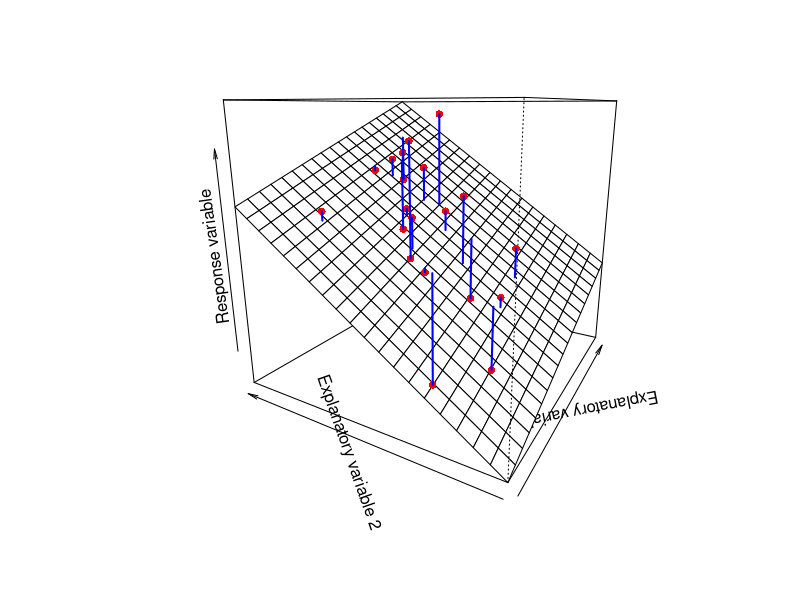
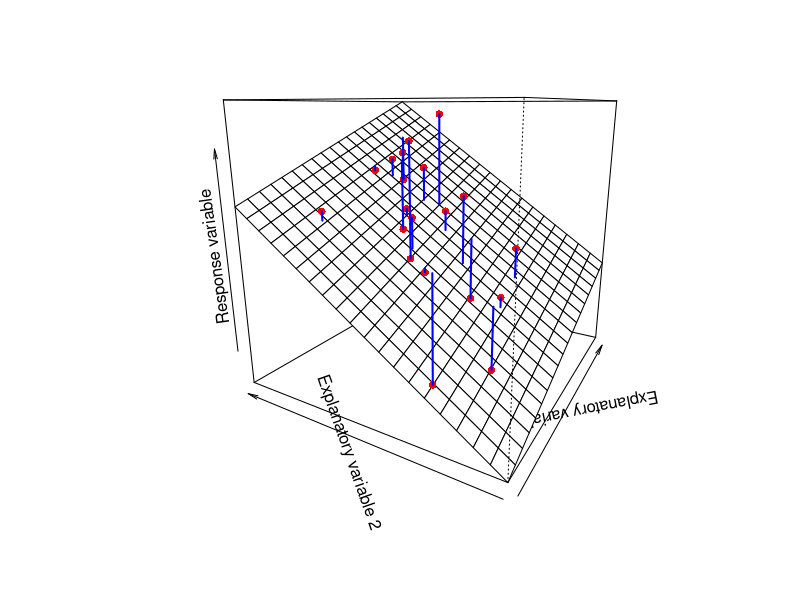
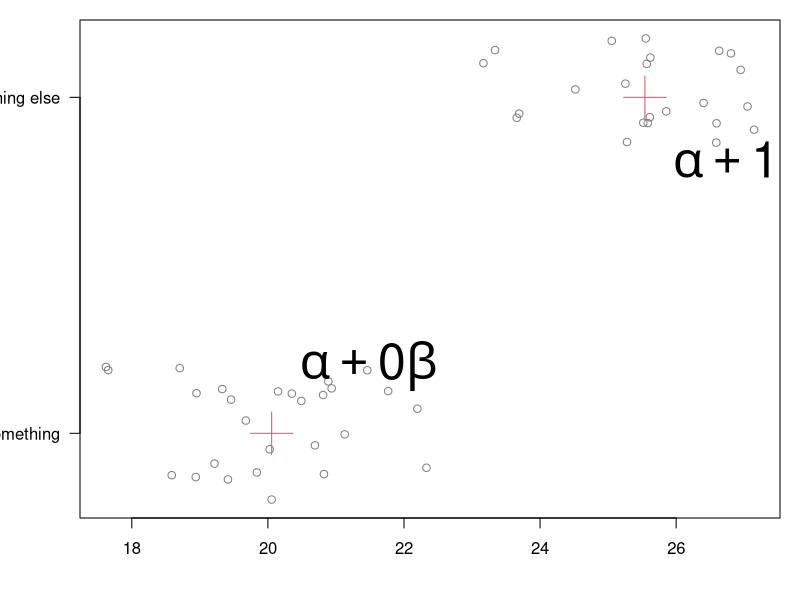
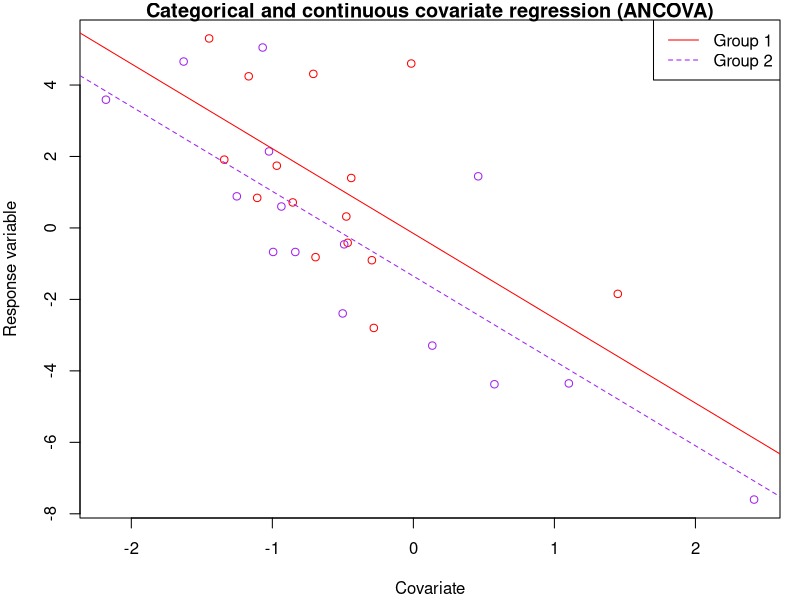

Write R code to recreate these figures, in order. (Note: this script raises an error after producing the figures.)
## ---- chunk 1
library(knitr)

default_source_hook <- knit_hooks$get('source')
default_output_hook <- knit_hooks$get('output')

knit_hooks$set(
  source = function(x, options) {
    paste0(
      "\n::: {.codebox data-latex=\"\"}\n\n",
      default_source_hook(x, options),
      "\n\n:::\n\n")
  }
)

knit_hooks$set(
  output = function(x, options) {
    paste0(
      "\n::: {.codebox data-latex=\"\"}\n\n",
      default_output_hook(x, options),
      "\n\n:::\n\n")
  }
)

knitr::opts_chunk$set(echo = TRUE)
## ---- chunk 2
set.seed(12345)
X = data.frame(intercept = 1, x1 = rnorm(20), x2 = rnorm(20))
beta = rnorm(3, mean = 4)
y = as.matrix(X)%*%beta+rnorm(20)
model <- lm(y~x1+x2,data = X)
PlotData <- expand.grid(x1 = seq(-3,3,length.out = 20), x2 = seq(-3,3,length.out = 20))
ynew <- matrix(predict(model, newdata = PlotData), ncol = 20)

PlotData <- expand.grid(
  x1 = seq(-3,3,length.out=20),
  x2 = seq(-3,3,length.out=20)
)
ext <- fitted(model) + 5*resid(model)
fit <- fitted(model)
persp(x=seq(-3,3,length.out=20), y=seq(-3,3,length.out=20), z=ynew,
      xlab="Explanatory variable 1", ylab="Explanatory variable 2", theta=300, 
      zlab="Response variable") -> res
points(trans3d(x=X$x1, y=X$x2, z=ext, pmat = res), col = "red", pch = 16)

thing <- apply(cbind(X,ext,fit), 1, function(v) 
lines(trans3d(x=rep(v["x1"],2), y=rep(v["x2"],2), z=v[c("ext", "fit")], pmat = res), col = "blue", lwd=2))
## ---- chunk 3
set.seed(12345)
X = data.frame(intercept = 1, x1 = rnorm(20), x2 = rnorm(20))
beta = rnorm(3, mean = 4)
y = as.matrix(X)%*%beta+rnorm(20)
model <- lm(y~x1+x2,data = X)
PlotData <- expand.grid(x1 = seq(-3,3,length.out = 20), x2 = seq(-3,3,length.out = 20))
ynew <- matrix(predict(model, newdata = PlotData), ncol = 20)

PlotData <- expand.grid(
  x1 = seq(-3,3,length.out=20),
  x2 = seq(-3,3,length.out=20)
)
ext <- fitted(model) + 5*resid(model)
fit <- fitted(model)
persp(x=seq(-3,3,length.out=20), y=seq(-3,3,length.out=20), z=ynew,
      xlab="Explanatory variable 1", ylab="Explanatory variable 2", theta=300, 
      zlab="Response variable") -> res
points(trans3d(x=X$x1, y=X$x2, z=ext, pmat = res), col = "red", pch = 16)

thing <- apply(cbind(X,ext,fit), 1, function(v) 
lines(trans3d(x=rep(v["x1"],2), y=rep(v["x2"],2), z=v[c("ext", "fit")], pmat = res), col = "blue", lwd=2))
## ---- chunk 4
set.seed(12345)
x <- rbinom(50, 0.5, size = 1)
y = 20 + 5*x + rnorm(50)
Means <- aggregate(y,list(x),mean)
par(mfrow=c(1,1), mar=c(4.1,4,1,1), oma=c(0,0,0,0))
plot(y, jitter(1*x), yaxt="n", ann=FALSE, 
     col="grey50") 
points(Means[,2], c(0,1), col=2, pch=3, cex=4)
text(Means[1,2], 0.2, expression(alpha + 0*beta), cex=3, adj=-0.2)
text(Means[2,2], 0.8, expression(alpha + 1*beta), cex=3, adj=-0.2)

axis(2, c("Something", "Something else"), at=c(0,1), las=1)
## ---- chunk 5
set.seed(1234)
x <- data.frame(x1 = as.factor(sample(rep(1:2,15, replace=TRUE))), x2 = rnorm(30))
beta = rnorm(3)
y <- rnorm(30, model.matrix(~.,data.frame(x))%*%beta, 2)
model <- lm(y~x1+x2, data = x)

plot(x$x2, y, ylab="Response variable", xlab = "Covariate", type = "n", main = "Categorical and continuous covariate regression (ANCOVA)")
points(x$x2[x$x1==1], y[x$x1==1], col ="red")
points(x$x2[x$x1==2], y[x$x1==2], col ="purple")
abline(a = coef(model)[1], b = coef(model)[3], col = "red")
abline(a = coef(model)[1]+coef(model)[2], b = coef(model)[3], col = "purple", lty = "dashed")
legend("topright", lty = c("solid","dashed"),col=c("red","purple"), legend=c("Group 1", "Group 2"))
## ---- chunk 6
data(normtemp, package = "UsingR")
library(tidyr)
knitr::kable(head(normtemp, 7), format="latex", booktabs = T)%>%kableExtra::kable_styling(position="center")

normtemp$celsius <- (normtemp$temperature- 32) * 5/9;normtemp$gender<-factor(normtemp$gender, labels=c("Male","Female"))
## ---- chunk 7
model1 <- lm(celsius ~ gender, data = normtemp)
coef(model1)
model2 <- lm(celsius ~ hr, data = normtemp)
coef(model2)
## ---- chunk 8
model3 <- lm(celsius ~ hr + gender, data = normtemp)
## ---- chunk 9
printCoefmat(rbind(gender=c(coef(model1)[1], hr=NA, coef(model1)[2]),
                   hr = c(coef(model2), NA),
                   both = coef(model3)), digits=3)
## ---- chunk 10
set.seed(1234)
x <- data.frame(x1 = as.factor(sample(rep(1:2,15, replace=TRUE))), x2 = rnorm(30))
beta = rnorm(4)
y <- rnorm(30, model.matrix(~x1+x2+x1:x2,data.frame(x))%*%beta, 2)
model <- lm(y~x1+x2+x1:x2, data = x)

plot(x$x2, y, ylab="Response variable", xlab = "Covariate", type = "n", main = "Categorical and continuous covariate regression interaction")
points(x$x2[x$x1==1], y[x$x1==1], col ="red")
points(x$x2[x$x1==2], y[x$x1==2], col ="purple")
abline(a = coef(model)[1], b = coef(model)[3], col = "red")
abline(a = coef(model)[1]+coef(model)[2], b = coef(model)[3]+coef(model)[4], col = "purple", lty = "dashed")
legend("topright", lty = c("solid","dashed"),col=c("red","purple"), legend=c("Group 1", "Group 2"))
## ---- chunk 11
set.seed(12345)
X = data.frame(intercept = 1, x1 = rnorm(20), x2 = rnorm(20))
beta = rnorm(3, mean = 4)
beta2 = c(-2,-2)
y = as.matrix(X)%*%beta+as.matrix(X[,c("x1","x2")]^2)%*%beta2+rnorm(20)
model <- lm(y~x1+I(x1^2)+x2+I(x2^2),data = X)
PlotData <- expand.grid(x1 = seq(-3,3,length.out = 20), x2 = seq(-3,3,length.out=20))
ynew <- matrix(predict(model, newdata = PlotData), ncol = 20)

ext <- fitted(model) + 5*resid(model)
fit <- fitted(model)
persp(x=seq(-3,3,length.out=20), y=seq(-3,3,length.out=20), z=ynew,
      xlab="Explanatory variable 1", ylab="Explanatory variable 2", theta=300, 
      zlab="Response variable") -> res
points(trans3d(x=X$x1, y=X$x2, z=ext, pmat = res), col = "red", pch = 16)
## ---- chunk 12
set.seed(12345)
X = data.frame(intercept = 1, x1 = rnorm(20), x2 = rnorm(20))
beta = rnorm(3, mean = 4)
beta2 = c(-2,-2)
y = as.matrix(X)%*%beta+as.matrix(X[,c("x1","x2")]^2)%*%beta2+rnorm(20)
model <- lm(y~x1+I(x1^2)+x2+I(x2^2),data = X)
PlotData <- expand.grid(x1 = seq(-3,3,length.out = 20), x2 = seq(-3,3,length.out=20))
ynew <- matrix(predict(model, newdata = PlotData), ncol = 20)

ext <- fitted(model) + 5*resid(model)
fit <- fitted(model)
persp(x=seq(-3,3,length.out=20), y=seq(-3,3,length.out=20), z=ynew,
      xlab="Explanatory variable 1", ylab="Explanatory variable 2", theta=300, 
      zlab="Response variable", cex.lab = 2) -> res
points(trans3d(x=X$x1, y=X$x2, z=ext, pmat = res), col = "red", pch = 16)
## ---- chunk 13
set.seed(12345)
X = data.frame(intercept = 1, x1 = rnorm(20), x2 = rnorm(20))
beta = rnorm(3, mean = 4)
beta2 = c(-2,-2)
y = as.matrix(X)%*%beta+as.matrix(X[,c("x1","x2")]^2)%*%beta2+rnorm(20)
model <- lm(y~x1+I(x1^2)+x2+I(x2^2),data = X)
PlotData <- expand.grid(x1 = seq(-3,3,length.out = 20), x2 = seq(-3,3,length.out=20))
ynew <- matrix(predict(model, newdata = PlotData), ncol = 20)

ext <- fitted(model) + 5*resid(model)
fit <- fitted(model)
persp(x=seq(-3,3,length.out=20), y=seq(-3,3,length.out=20), z=ynew,
      xlab="Explanatory variable 1", ylab="Explanatory variable 2", theta=0, 
      zlab="Response variable", phi = 0, cex.lab = 2) -> res
points(trans3d(x=X$x1, y=X$x2, z=ext, pmat = res), col = "red", pch = 16)
## ---- chunk 14
set.seed(12345)
X = data.frame(intercept = 1, x1 = rnorm(20), x2 = rnorm(20))
beta = rnorm(3, mean = 4)
beta2 = c(-2,-2)
y = as.matrix(X)%*%beta+as.matrix(X[,c("x1","x2")]^2)%*%beta2+rnorm(20)
model <- lm(y~x1+I(x1^2)+x2+I(x2^2),data = X)
PlotData <- expand.grid(x1 = seq(-3,3,length.out = 20), x2 = seq(-3,3,length.out=20))
ynew <- matrix(predict(model, newdata = PlotData), ncol = 20)

fit <- fitted(model)
persp(x=seq(-3,3,length.out=20), y=seq(-3,3,length.out=20), z=ynew,
      xlab="Explanatory variable 1", ylab="Explanatory variable 2", theta=0,phi=0, 
      zlab="Response variable", cex.lab = 2) -> res
points(trans3d(x=X$x1, y=X$x2, z=y, pmat = res), col = "red", pch = 16)
## ---- chunk 15
x1 <- seq(-3,3,length.out=100)
par(mar=c(5,5,4,2)+.1)
ypred <- predict(model, newdata=data.frame(x2=-3,x1=x1))
plot(NA, ylim = c(-50,9), xlim = c(-3,3), type = "n", cex.axis = 2, cex.lab = 2, ylab  ="Response variable", xlab="Explanatory variable 1")
points(X$x1, y, col = "red", pch = 16)

lines(x1, ypred, col = "black")
text(0, predict(model, newdata = data.frame(x2 = -3, x1 = 0)), labels = "x2=-3", cex = 2, adj = c(0,1))
ypred2 <- predict(model, newdata=data.frame(x2=-2,x1=x1))
lines(x1, ypred2, col = "red", lty = "dashed")
text(0, predict(model, newdata = data.frame(x2 = -2, x1 = 0)), labels = "x2=-2", cex = 2, adj = c(0,1))
ypred3 <- predict(model, newdata=data.frame(x2=-1,x1=x1))
lines(x1, ypred3, col = "orange", lty = "dotted")
text(0, predict(model, newdata = data.frame(x2 = -1, x1 = 0)), labels = "x2=-1", cex = 2, adj = c(0,1))
ypred4 <- predict(model, newdata=data.frame(x2=0,x1=x1))
lines(x1, ypred4, col = "brown", lty = "dotdash")
text(0, predict(model, newdata = data.frame(x2 = 0, x1 = 0)), labels = "x2=0", cex = 2, adj = c(0,1))
